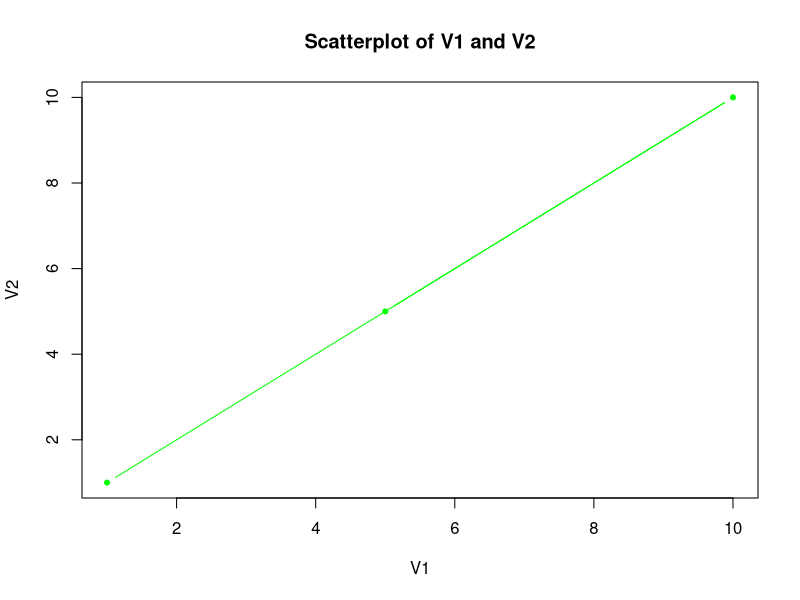
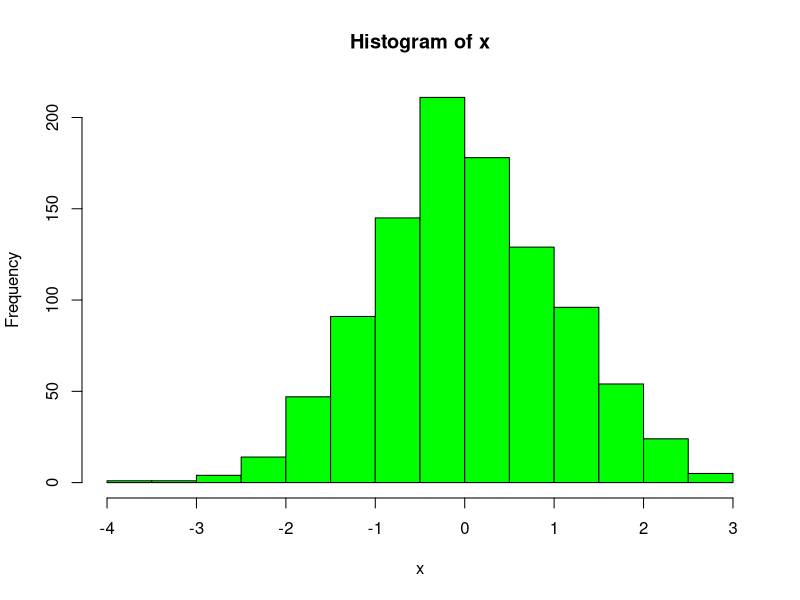
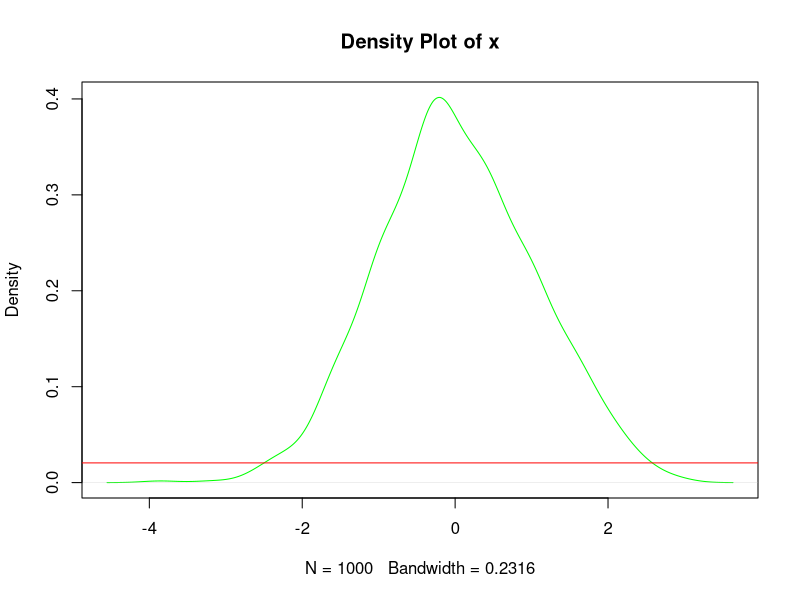
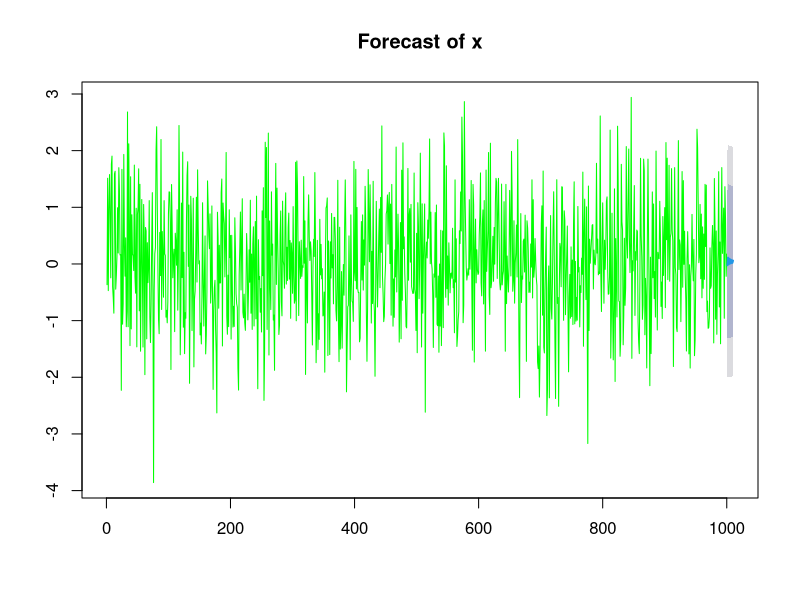
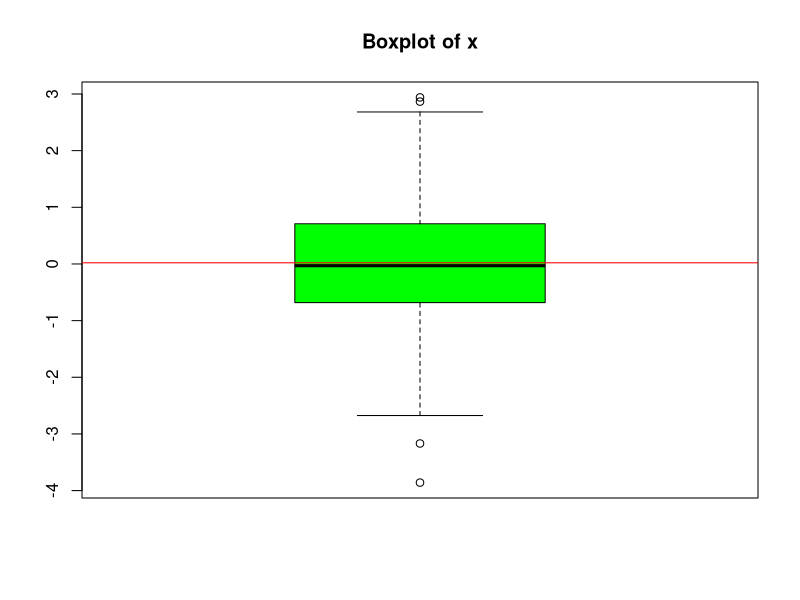
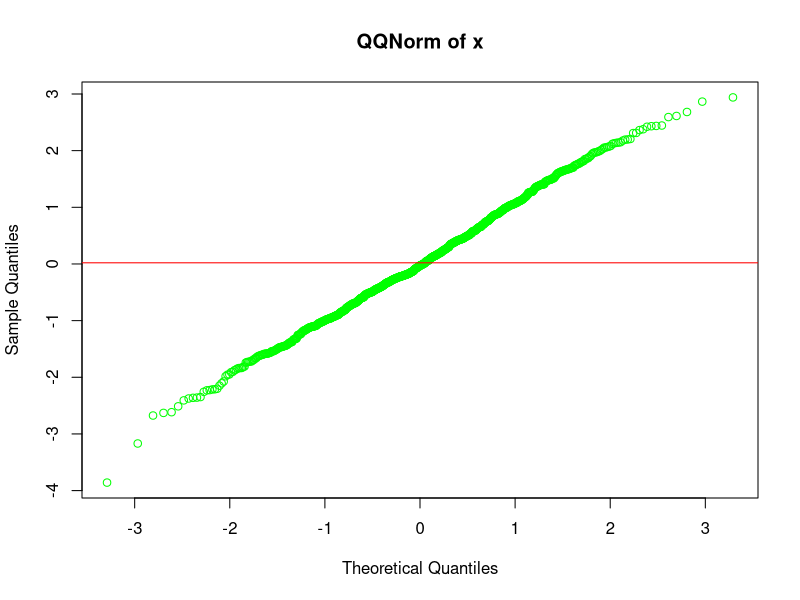

Write the R code that produced these figures, in order. (Note: this script raises an error after producing the figures.)
# A Sample of 2000 Lines of R Code

# Setup

# Define variables
A<-1
B<-10
C<-5

# Create a matrix
M<-matrix(data=c(A,B,C,A,B,C), nrow=3, ncol=2, byrow=T)

# Create a data frame
DF<-data.frame(V1=c(A,B,C), V2=c(A,B,C))

# Create basic summary statistics
summary(DF)

# Create a scatterplot
plot(DF$V1, DF$V2, main="Scatterplot of V1 and V2",
     xlab="V1", ylab="V2", pch=20, type="b", col="green")

# Load additional packages
library(forecast)
library(ggplot2)

# Create a random sample
x<-rnorm(1000)

# Calculate summary statistics
mean(x)
median(x)
sd(x)

# Graph a histogram
hist(x,main="Histogram of x", col="green")

# Fit a linear model
lm1<-lm(x~1)
summary(lm1)

# Fit a smoothing spline
spl1<-smooth.spline(x)
spl1

# Create a density plot
plot(density(x),main="Density Plot of x", col="green")

# Add a regression line
abline(lm1, col="red")

# Run an ARIMA model
fit <- auto.arima(x)
fit

# Forecast future values
forecast <- forecast(fit, h=10)
plot(forecast,main = 'Forecast of x', col="green")

# Graph a box plot
boxplot(x, main="Boxplot of x", col="green")

# Add a trend line
abline(lm(x~1), col="red")

# Generate a qqnorm plot
qqnorm(x, main="QQNorm of x", col="green")

# Add a trendline
abline(lm(x~1), col="red")

# Generate a correlation coefficient
cor(x)

# Generate a scatterplot
plot(x, main="Scatterplot of x", col="green")

# Create a linear regression model
lm2 <- lm(x~1)
summary(lm2)

# Plot a time serries
time_series <- ts(x)
plot(time_series, main="Time Series Plot", col="green")

# Generate a linear trend line
abline(lm(x~1), col="red")

# Create a dummy variables
dummy <- ifelse(x > 0,1,0)

# Generate a scatterplot of the dummy variables
plot(x,dummy,main="Scatterplot of Dummy Variables", col="green")

# Add a linear regression line
abline(lm(dummy~x), col="red")

# Generate a linear regression model
lm3<-lm(dummy~x)
summary(lm3)

# Generate a density plot
plot(density(dummy), main="Density Plot of Dummy Variables", col="green")

# Generate a violin plot
violinplot(x, col="green")

# Generate a time serries
time_series2 <- ts(dummy)
plot(time_series2,main="Time Series Plot", col="green")

# Create bootstrapped means
mean_boot <- boot.mean(x, R=1000)

# Create boxplot of the bootstrapped means
boxplot(mean_boot, col="green")

# Create a general linear model
glm1<-glm(dummy~x)
summary(glm1)

# Create a qqnorm plot
qqnorm(dummy,main="QQNorm of Dummy Variables", col="green")

# Generate a logistic regression model
glm2<-glm(dummy~x, family=binomial(link="logit"))
summary(glm2)

# Create a contingency table
table1 <- table(x,dummy)
table1

# Create a heatmap
heatmap(table1, col="green")

# Create a probability plot
probplot(x, main="Probability Plot of x", col="green")

# Generate a poisson regression
glm3<-glm(dummy~x, family="poisson")
summary(glm3)

# Generate a linear discriminant analysis
lda1<-lda(dummy~x)

# Create a scatterplot matrix
pairs(DF, main="Scatterplot Matrix", col="green")

# Generate a regression tree
rt1<-rpart(dummy~x)

# Get the accuracy of the regression tree
predict(rt1, type="class")

# Get the confusion matrix
confmat<-table(rt1$y, predict(rt1, type="class"))
confmat

# Create a barplot
barplot(table1, main="Barplot of x and Dummy", col="green")

# Create a PCA
pca1<-princomp(DF)
summary(pca1)

# Generate a scree plot
plot(pca1, type="lines",main="Scree Plot of PCA", col="green")

# Generate a scatterplot
plot(pca1$scores, type="points",main="Scatter Plot of PCA", col="green")

# Get the loadings
loadings(pca1)

# Create a 3-D PCA scatterplot
scatterplot3d(pca1$scores, main="3D Scatterplot of PCA Scores", col="green")

# Generate a heatmap
heatmap(pca1$scores, main="Heatmap of PCA Scores", col="green")

# Generate a hierarchical clustering 
hc<-hclust(dist(DF))

# Plot the hierarchical clustering
plot(hc, col="green")

# Generate a K-Means clustering
km<-kmeans(DF, centers=3)

# Get the cluster centers
km$centers

# Get the clustering results
km$cluster

# Plot the K-Means clustering
plot(DF,main="K-Means Clustering of DF", col="green")
points(km$centers, pch=15, col="red")

# Get the silhouette coefficient
Sil_coef <- silhouettes(DF,km$cluster)
Sil_coef

# Get the adjusted Rand index
Adjusted_Rand <- adjustedRand(km$cluster, km$cluster)
Adjusted_Rand

# Create a NMF model
nmf1<-nmf(DF, k=3)

# Get the models features
nmf1$V

# Plot the W and H matrices
W <- plot(nmf1$W, type="l", ylim=c(0,1),main="W Matrix for NMF", col="green")
H <- plot(nmf1$H, type="l", ylim=c(0,1),main="H Matrix for NMF", col="green")

# Create a fuzzy clustering model
fm <- Fanny(DF, k=3)

# Get the cluster centers
fm$centroids

# Plot the fuzzy clustering
plot(fm,main="Fuzzy Clustering of DF", col="green")
points(fm$centroids, pch=15, col="red")

# Create an SVM model
svm1<-svm(DF$V1~DF$V2)

# Get the model's coefficients
svm1$coef0

# Plot the SVM
plot(svm1, DF$V1, DF$V2, main="Support Vector Machine", col="green")

# Generate a MDS model
mds1<-cmdscale(dist(DF))

# Plot the MDS
plot(mds1, type="n", main="Multidimensional Scaling of DF", col="green")

# Generate a random forest
rf1<-randomForest(dummy~x)

# Get the model's importance
rf1$importance 

# Plot the random forest
plot(rf1, main="Random Forest", col="green")